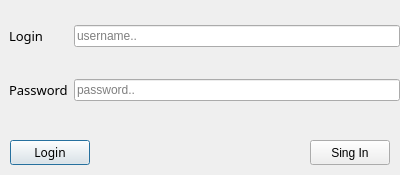
<?xml version="1.0" encoding="UTF-8"?>
<ui version="4.0">
 <class>loginWindow</class>
 <widget class="QDialog" name="loginWindow">
  <property name="geometry">
   <rect>
    <x>0</x>
    <y>0</y>
    <width>400</width>
    <height>175</height>
   </rect>
  </property>
  <property name="windowTitle">
   <string>Login</string>
  </property>
  <property name="styleSheet">
   <string notr="true">color#rgb(114, 159, 207)</string>
  </property>
  <widget class="QWidget" name="formLayoutWidget">
   <property name="geometry">
    <rect>
     <x>9</x>
     <y>-1</y>
     <width>391</width>
     <height>131</height>
    </rect>
   </property>
   <layout class="QFormLayout" name="formLayout">
    <item row="1" column="0">
     <widget class="QLabel" name="LL">
      <property name="font">
       <font>
        <family>Jamrul</family>
        <pointsize>10</pointsize>
       </font>
      </property>
      <property name="text">
       <string>Login</string>
      </property>
     </widget>
    </item>
    <item row="1" column="1">
     <widget class="QLineEdit" name="LLoginLE">
      <property name="placeholderText">
       <string>username..</string>
      </property>
     </widget>
    </item>
    <item row="3" column="0">
     <widget class="QLabel" name="LB">
      <property name="font">
       <font>
        <family>Jamrul</family>
        <pointsize>10</pointsize>
       </font>
      </property>
      <property name="text">
       <string>Password</string>
      </property>
     </widget>
    </item>
    <item row="3" column="1">
     <widget class="QLineEdit" name="LpassLE">
      <property name="text">
       <string/>
      </property>
      <property name="echoMode">
       <enum>QLineEdit::Password</enum>
      </property>
      <property name="placeholderText">
       <string>password..</string>
      </property>
     </widget>
    </item>
    <item row="2" column="1">
     <spacer name="horizontalSpacer">
      <property name="orientation">
       <enum>Qt::Horizontal</enum>
      </property>
      <property name="sizeHint" stdset="0">
       <size>
        <width>40</width>
        <height>20</height>
       </size>
      </property>
     </spacer>
    </item>
    <item row="0" column="1">
     <spacer name="horizontalSpacer_2">
      <property name="orientation">
       <enum>Qt::Horizontal</enum>
      </property>
      <property name="sizeHint" stdset="0">
       <size>
        <width>40</width>
        <height>20</height>
       </size>
      </property>
     </spacer>
    </item>
   </layout>
  </widget>
  <widget class="QPushButton" name="login">
   <property name="geometry">
    <rect>
     <x>10</x>
     <y>140</y>
     <width>80</width>
     <height>25</height>
    </rect>
   </property>
   <property name="font">
    <font>
     <family>Noto Sans Armenian</family>
    </font>
   </property>
   <property name="text">
    <string>Login</string>
   </property>
  </widget>
  <widget class="QLabel" name="label">
   <property name="geometry">
    <rect>
     <x>100</x>
     <y>140</y>
     <width>201</width>
     <height>21</height>
    </rect>
   </property>
   <property name="font">
    <font>
     <pointsize>10</pointsize>
    </font>
   </property>
   <property name="text">
    <string/>
   </property>
  </widget>
  <widget class="QPushButton" name="singB">
   <property name="geometry">
    <rect>
     <x>310</x>
     <y>140</y>
     <width>80</width>
     <height>25</height>
    </rect>
   </property>
   <property name="text">
    <string>Sing In</string>
   </property>
  </widget>
 </widget>
 <resources/>
 <connections/>
</ui>
